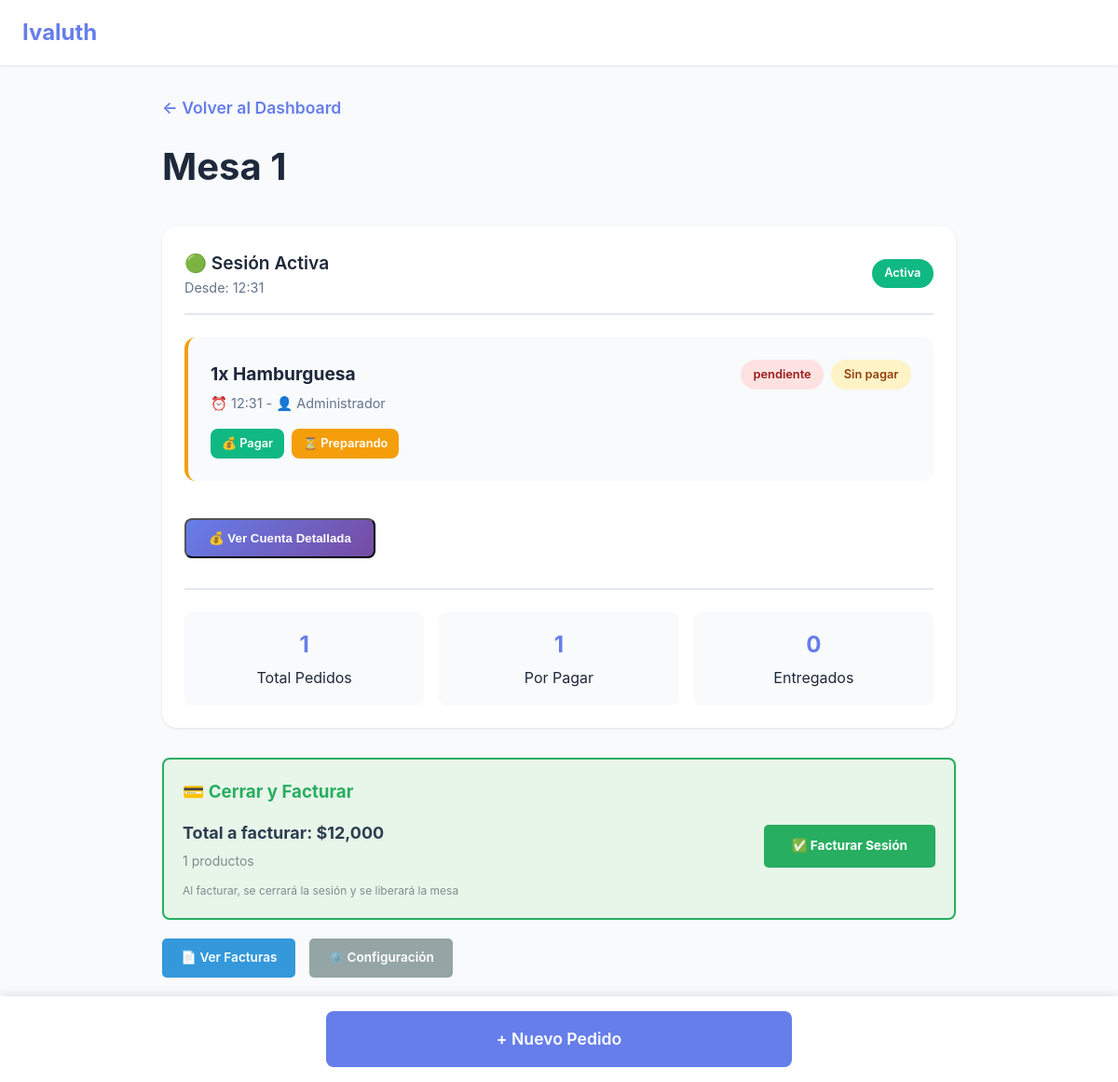
The app's page /mesa/1 (signed in) with its own data.
### app.py (models this page shows, shortened)
class Mesa(db.Model):
    id = db.Column(db.Integer, primary_key=True)
    numero = db.Column(db.Integer, nullable=False, unique=True)
    capacidad = db.Column(db.Integer, default=4)
    activa = db.Column(db.Boolean, default=True)

class Sesion(db.Model):
    id = db.Column(db.Integer, primary_key=True)
    mesa_id = db.Column(db.Integer, db.ForeignKey('mesa.id'), nullable=False)
    fecha_inicio = db.Column(db.DateTime, default=datetime.now)
    fecha_fin = db.Column(db.DateTime, nullable=True)
    total = db.Column(db.Float, default=0)  # NUEVO CAMPO para guardar el total
    activa = db.Column(db.Boolean, default=True)
    mesa = db.relationship('Mesa', backref='sesiones')
    pedidos = db.relationship('Pedido', backref='sesion', lazy='select')

class Pedido(db.Model):
    id = db.Column(db.Integer, primary_key=True)
    fecha = db.Column(db.DateTime, default=datetime.now)
    mesa_id = db.Column(db.Integer, db.ForeignKey('mesa.id'), nullable=False)
    sesion_id = db.Column(db.Integer, db.ForeignKey('sesion.id'), nullable=True)
    mesero_id = db.Column(db.Integer, db.ForeignKey('usuario.id'), nullable=False)
    producto = db.Column(db.String(200), nullable=False)
    cantidad = db.Column(db.Integer, default=1)
    precio_unitario = db.Column(db.Float, default=0)  # NUEVO CAMPO
    notas = db.Column(db.Text)
    estado = db.Column(db.String(20), default='pendiente')  # pendiente, preparando, listo, entregado
    pagado = db.Column(db.Boolean, default=False)
    estado_actualizado = db.Column(db.DateTime, default=datetime.now)
    mesa = db.relationship('Mesa', backref='pedidos')
    mesero = db.relationship('Usuario', backref='pedidos')

class Usuario(UserMixin, db.Model):
    id = db.Column(db.Integer, primary_key=True)
    username = db.Column(db.String(80), unique=True, nullable=False)
    password_hash = db.Column(db.String(200), nullable=False)
    nombre = db.Column(db.String(100), nullable=False)
    rol = db.Column(db.String(20), default='mesero')  # mesero, cocina, admin

### app.py (the view, shortened to what this page needs)
@app.route("/mesa/<int:mesa_id>")
@login_required
def ver_mesa(mesa_id):
    mesa = Mesa.query.get_or_404(mesa_id)
    sesion_activa = Sesion.query.filter_by(
        mesa_id=mesa_id,
        activa=True
    ).first()
    pedidos_actuales = []
    totales_sesion_activa = {
        'total_general': 0,
        'total_pagado': 0,
        'total_pendiente': 0
    }
    if sesion_activa:
        pedidos_actuales = Pedido.query.filter_by(
            sesion_id=sesion_activa.id
        ).order_by(Pedido.fecha.desc()).all()
        for pedido in pedidos_actuales:
            subtotal = pedido.cantidad * pedido.precio_unitario
            totales_sesion_activa['total_general'] += subtotal
            if pedido.pagado:
                totales_sesion_activa['total_pagado'] += subtotal
            else:
                totales_sesion_activa['total_pendiente'] += subtotal
    hoy = datetime.now().date()
    sesiones_anteriores = Sesion.query.filter(
        Sesion.mesa_id == mesa_id,
        Sesion.activa == False,
        db.func.date(Sesion.fecha_inicio) == hoy
    ).order_by(Sesion.fecha_inicio.desc()).all()
    sesiones_con_totales = []
    return render_template("ver_mesa.html",
                         mesa=mesa,
                         pedidos=pedidos_actuales,
                         sesion_activa=sesion_activa,
                         totales_sesion_activa=totales_sesion_activa,
                         sesiones_anteriores=sesiones_con_totales,
                         current_user=current_user)

### app.py (called while the page is built)
@login_manager.user_loader
def load_user(user_id):
    return Usuario.query.get(int(user_id))

### templates/ver_mesa.html (shortened to what this page needs)
<!DOCTYPE html>
<html lang="es">
<head>
</head>
<body>
    <nav class="navbar">
        <div class="nav-container">
            <div class="nav-brand">Ivaluth</div>
        </div>
    </nav>
    <div class="container">
        <div class="page-header">
            <a href="{{ url_for('dashboard') }}" class="btn-back">← Volver al Dashboard</a>
            <h1>Mesa {{ mesa.numero }}</h1>
        </div>
        {% if sesion_activa %}
        <div class="sesion-container">
            <div class="sesion-header">
                <div>
                    <div class="sesion-titulo">🟢 Sesión Activa</div>
                    <div class="sesion-tiempo">Desde: {{ sesion_activa.fecha_inicio.strftime('%H:%M') }}</div>
                </div>
                <span class="sesion-badge">Activa</span>
            </div>
            {% if pedidos %}
            <div class="pedidos-detalle">
                {% for pedido in pedidos %}
                <div class="pedido-card {% if pedido.pagado %}pedido-pagado{% endif %}">
                    <div class="pedido-header">
                        <div>
                            <h3>{{ pedido.cantidad }}x {{ pedido.producto }}</h3>
                            <p class="pedido-hora">⏰ {{ pedido.fecha.strftime('%H:%M') }} - 👤 {{ pedido.mesero.nombre }}</p>
                        </div>
                        <div class="pedido-badges">
                            <span class="estado-badge estado-{{ pedido.estado }}">{{ pedido.estado }}</span>
                            {% if pedido.pagado %}
                            <span class="badge badge-success">Pagado ✓</span>
                            {% else %}
                            <span class="badge badge-warning">Sin pagar</span>
                            {% endif %}
                        </div>
                    </div>
                    <div class="pedido-actions">
                        {% if not pedido.pagado %}
                        <a href="{{ url_for('marcar_pagado', pedido_id=pedido.id) }}"
                           class="btn btn-success btn-xs"
                           onclick="return confirm('¿Marcar como pagado?')">💰 Pagar</a>
                        {% endif %}
                        {% if pedido.estado == 'pendiente' %}
                        <a href="{{ url_for('actualizar_estado', pedido_id=pedido.id, estado='preparando') }}"
                           class="btn btn-warning btn-xs">⏳ Preparando</a>
                        {% elif pedido.estado == 'preparando' %}
                        <a href="{{ url_for('actualizar_estado', pedido_id=pedido.id, estado='listo') }}"
                           class="btn btn-info btn-xs">✓ Listo</a>
                        {% elif pedido.estado == 'listo' %}
                        <a href="{{ url_for('actualizar_estado', pedido_id=pedido.id, estado='entregado') }}"
                           class="btn btn-primary btn-xs">✓ Entregado</a>
                        {% endif %}
                    </div>
                </div>
                {% endfor %}
            </div>
            <button class="btn-ver-cuenta" onclick="abrirModalCuenta('sesion_activa')">
                💰 Ver Cuenta Detallada
            </button>
            <div class="mesa-summary">
                <div class="summary-item">
                    <strong>{{ pedidos|length }}</strong>
                    <span>Total Pedidos</span>
                </div>
                <div class="summary-item">
                    <strong>{{ pedidos|selectattr('pagado', 'equalto', False)|list|length }}</strong>
                    <span>Por Pagar</span>
                </div>
                <div class="summary-item">
                    <strong>{{ pedidos|selectattr('estado', 'equalto', 'entregado')|list|length }}</strong>
                    <span>Entregados</span>
                </div>
            </div>
            {% else %}
            <div class="empty-state">
                <div class="empty-icon">🍽️</div>
                <p>Sin pedidos aún en esta sesión</p>
            </div>
            {% endif %}
        </div>
        {% if sesion_activa and pedidos %}
        <div style="margin-top: 20px; padding: 20px; background: #e8f5e9; border-radius: 8px; border: 2px solid #27ae60;">
            <h3 style="color: #27ae60; margin-bottom: 15px;">💳 Cerrar y Facturar</h3>
            <div style="display: flex; justify-content: space-between; align-items: center; flex-wrap: wrap; gap: 15px;">
                <div>
                    <p style="font-size: 18px; font-weight: bold; color: #2c3e50;">
                        Total a facturar: ${{ '{:,.0f}'.format(totales_sesion_activa['total_general']) }}
                    </p>
                    <p style="font-size: 14px; color: #7f8c8d; margin-top: 5px;">
                        {{ pedidos|length }} productos
                    </p>
                </div>
                <div style="display: flex; gap: 10px;">
                    <a href="{{ url_for('facturar_sesion', sesion_id=sesion_activa.id) }}"
                    class="btn btn-success"
                    style="padding: 12px 30px; background: #27ae60; color: white; text-decoration: none; border-radius: 5px; font-weight: bold;">
                        ✅ Facturar Sesión
                    </a>
                </div>
            </div>
            <p style="margin-top: 10px; font-size: 12px; color: #7f8c8d;">
                Al facturar, se cerrará la sesión y se liberará la mesa
            </p>
        </div>
        {% endif %}
        <div style="margin-top: 20px;">
            <a href="{{ url_for('lista_facturas') }}" class="btn" style="padding: 10px 20px; background: #3498db; color: white; text-decoration: none; border-radius: 5px;">
                📄 Ver Facturas
            </a>
            {% if current_user.rol == 'admin' %}
            <a href="{{ url_for('configuracion_restaurante') }}" class="btn" style="padding: 10px 20px; background: #95a5a6; color: white; text-decoration: none; border-radius: 5px; margin-left: 10px;">
                ⚙️ Configuración
            </a>
            {% endif %}
        </div>
        {% endif %}
    </div>
    <div class="mesa-actions-fixed">
        <a href="{{ url_for('nuevo_pedido', mesa_id=mesa.id) }}" class="btn btn-primary">+ Nuevo Pedido</a>
    </div>
</body>
</html>

### templates/ver_mesa.html (style rules this page uses)
* { margin: 0; padding: 0; box-sizing: border-box; }
body { font-family: -apple-system, BlinkMacSystemFont, 'Segoe UI', Roboto, Oxygen, Ubuntu, Cantarell, sans-serif; background: #f8fafc; color: #1e293b; line-height: 1.6; padding-bottom: 5rem; }
.navbar { background: white; box-shadow: 0 1px 3px rgba(0,0,0,0.1); position: sticky; top: 0; z-index: 1000; }
.nav-container { max-width: 1400px; margin: 0 auto; padding: 1rem 1.5rem; display: flex; justify-content: space-between; align-items: center; }
.nav-brand { font-size: 1.5rem; font-weight: bold; color: #667eea; }
.container { max-width: 900px; margin: 0 auto; padding: 2rem 1.5rem; }
.page-header { margin-bottom: 2rem; }
.btn-back { display: inline-block; margin-bottom: 1rem; color: #667eea; text-decoration: none; font-weight: 600; font-size: 1.1rem; }
.page-header h1 { font-size: 2.5rem; color: #1e293b; }
.sesion-container { margin-bottom: 2rem; padding: 1.5rem; background: white; border-radius: 1rem; box-shadow: 0 1px 3px rgba(0,0,0,0.1); }
.sesion-header { display: flex; justify-content: space-between; align-items: center; margin-bottom: 1rem; padding-bottom: 1rem; border-bottom: 2px solid #e2e8f0; }
.sesion-titulo { font-size: 1.2rem; font-weight: 600; color: #1e293b; }
.sesion-tiempo { font-size: 0.9rem; color: #64748b; }
.sesion-badge { padding: 0.35rem 0.85rem; border-radius: 1rem; font-size: 0.8rem; font-weight: 600; background: #10b981; color: white; }
.pedidos-detalle { margin: 1.5rem 0; }
.pedido-card { background: #f8fafc; padding: 1.5rem; border-radius: 0.75rem; margin-bottom: 1rem; border-left: 4px solid #f59e0b; transition: all 0.3s; }
.pedido-header { display: flex; justify-content: space-between; align-items: flex-start; margin-bottom: 1rem; gap: 1rem; }
.pedido-header h3 { font-size: 1.2rem; color: #1e293b; }
.pedido-hora { color: #64748b; font-size: 0.9rem; margin-top: 0.25rem; }
.pedido-badges { display: flex; gap: 0.5rem; flex-wrap: wrap; }
.badge { padding: 0.35rem 0.85rem; border-radius: 1rem; font-size: 0.8rem; font-weight: 600; white-space: nowrap; }
.badge-warning { background: #fef3c7; color: #92400e; }
.estado-badge { padding: 0.35rem 0.85rem; border-radius: 1rem; font-size: 0.8rem; font-weight: 600; }
.estado-pendiente { background: #fee2e2; color: #991b1b; }
.pedido-actions { display: flex; gap: 0.5rem; flex-wrap: wrap; margin-top: 1rem; }
.btn { padding: 0.5rem 1rem; border: none; border-radius: 0.5rem; font-size: 0.85rem; font-weight: 600; text-decoration: none; text-align: center; cursor: pointer; transition: all 0.3s; display: inline-block; }
.btn-success { background: #10b981; color: white; }
.btn-warning { background: #f59e0b; color: white; }
.btn-primary { background: #667eea; color: white; }
.btn-xs { padding: 0.35rem 0.75rem; font-size: 0.8rem; }
.mesa-summary { margin-top: 2rem; padding-top: 1.5rem; border-top: 2px solid #e2e8f0; display: grid; grid-template-columns: repeat(auto-fit, minmax(150px, 1fr)); gap: 1rem; }
.summary-item { text-align: center; padding: 1rem; background: #f8fafc; border-radius: 0.5rem; }
.summary-item strong { display: block; font-size: 1.5rem; color: #667eea; margin-bottom: 0.25rem; }
.mesa-actions-fixed { position: fixed; bottom: 0; left: 0; right: 0; background: white; box-shadow: 0 -2px 10px rgba(0,0,0,0.1); padding: 1rem; z-index: 100; }
.mesa-actions-fixed .btn { width: 100%; max-width: 500px; margin: 0 auto; display: block; padding: 1rem 2rem; font-size: 1.1rem; }
.btn-ver-cuenta { background: linear-gradient(135deg, #667eea 0%, #764ba2 100%); color: white; padding: 0.75rem 1.5rem; border-radius: 0.5rem; font-weight: 600; margin-top: 1rem; display: inline-block; text-decoration: none; cursor: pointer; transition: transform 0.3s, box-shadow 0.3s; }

### records on screen
Mesa: numero "1"
Sesion: fecha_inicio "12:31"
Pedido: cantidad "1", producto "Hamburguesa", fecha "12:31", mesero.nombre "Administrador", estado "pendiente", pagado "Sin pagar"

### other values on screen
{{ pedidos|length }} "1"
{{ pedidos|selectattr('pagado', 'equalto', False)|list|length }} "1"
{{ pedidos|selectattr('estado', 'equalto', 'entregado')|list|length }} "0"
{{ '{:,.0f}'.format(totales_sesion_activa['total_general']) }} "12,000"
